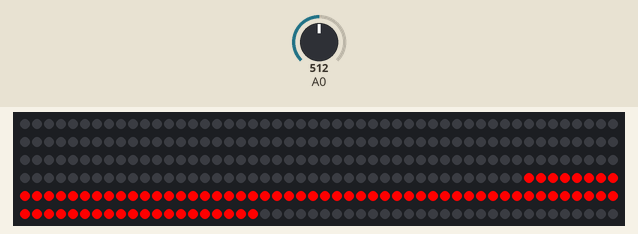
Simulated run of this sketch. Board: Arduino Uno, built with avr-gcc and run on an emulated ATmega328P. Parts: 300 RGB LEDs in strip order, left to right, continuing on the next row. The test bench sets the inputs (shaded band); at power-on: A0 = 512. Random numbers use the default seed unless the sketch sets one.

Above: at 0.75 s.
1.3 s: A0 set to 900
At 2.1 s:
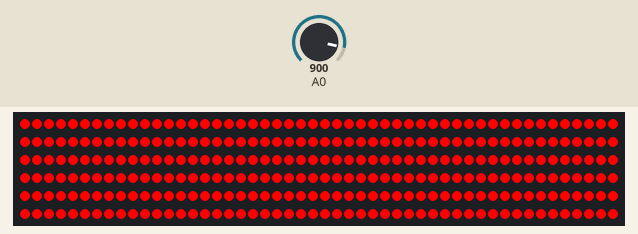
3.7 s: A0 set to 10
At 3.88 s:
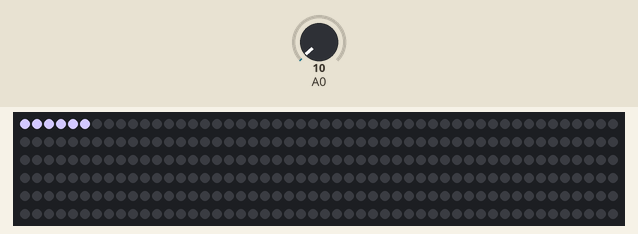
6.4 s: A0 set to 122
At 6.94 s:
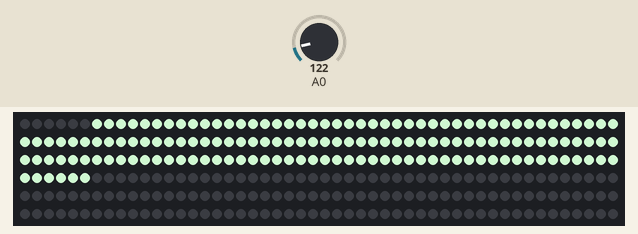
8.2 s: A0 set to 1023
At 9.0 s:
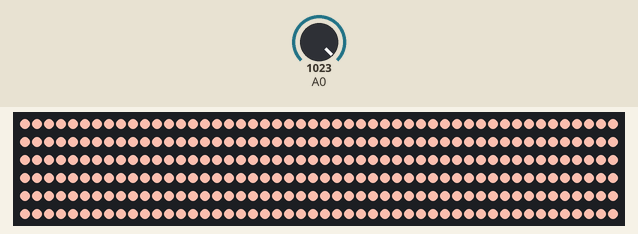
10.9 s: A0 set to 716
At 11.41 s:
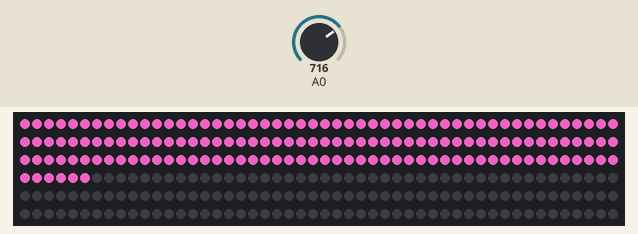
13.5 s: A0 set to 0
At 13.99 s:
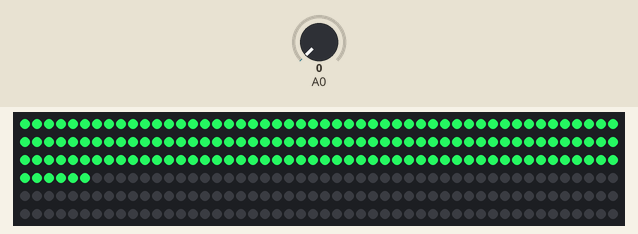
Timing chart, 0 to 16.5 s (numbered marks = the images above; inputs shaded):
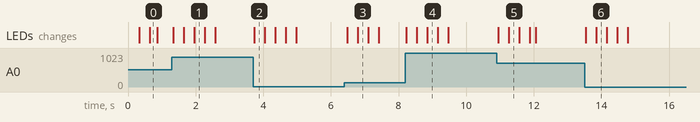

Measured:
- after the input at 1.3 s, the LEDs: first change at once (image 1 shows a later state)
- after the input at 3.7 s, the LEDs: change at once (image 2)
- after the input at 6.4 s, the LEDs: first change after 0.09 s (image 3 shows a later state)
- after the input at 8.2 s, the LEDs: first change at once (image 4 shows a later state)
- after the input at 10.9 s, the LEDs: first change after 0.05 s (image 5 shows a later state)
- after the input at 13.5 s, the LEDs: first change at once (image 6 shows a later state)

The sketch:

LED_BeatDetection.ino
```cpp
#include "FastLED.h"

#define NUM_LEDS 300        // How many leds in your strip?
#define UPDATE_LEDS 6
#define DATA_PIN 6          // led data transfer
#define SAMPLEPERIODUS 200
#define BRIGHTNESS 255

// defines for setting and clearing register bits
#ifndef cbi
#define cbi(sfr, bit) (_SFR_BYTE(sfr) &= ~_BV(bit))
#endif
#ifndef sbi
#define sbi(sfr, bit) (_SFR_BYTE(sfr) |= _BV(bit))
#endif

CRGB leds[NUM_LEDS];
int red, green, blue;
unsigned int count;

void setup() {
  randomSeed(analogRead(2));

  // Set ADC to 77khz, max for 10bit
  sbi(ADCSRA, ADPS2);
  cbi(ADCSRA, ADPS1);
  cbi(ADCSRA, ADPS0);

  // Set initial color and count to zero
  red = 255;
  green = 0;
  blue = 0;
  count = 0;

  // Initialize all LEDs to off
  FastLED.addLeds<WS2812B, DATA_PIN, GRB>(leds, NUM_LEDS);
  for (int i = 0; i < NUM_LEDS ; i++) {
    leds[i] = CRGB(0, 0, 0);
  }

  FastLED.setBrightness(BRIGHTNESS);
  FastLED.show();
}

// 20 - 200hz Single Pole Bandpass IIR Filter
float bassFilter(float sample) {
  static float xv[3] = {0, 0, 0}, yv[3] = {0, 0, 0};
  xv[0] = xv[1]; xv[1] = xv[2];
  xv[2] = (sample) / 3.f; // change here to values close to 2, to adapt for stronger or weeker sources of line level audio

  yv[0] = yv[1]; yv[1] = yv[2];
  yv[2] = (xv[2] - xv[0]) + (-0.7960060012f * yv[0]) + (1.7903124146f * yv[1]);
  return yv[2];
}

// 10hz Single Pole Lowpass IIR Filter
float envelopeFilter(float sample) { //10hz low pass
  static float xv[2] = {0, 0}, yv[2] = {0, 0};
  xv[0] = xv[1];
  xv[1] = sample / 50.f;
  yv[0] = yv[1];
  yv[1] = (xv[0] + xv[1]) + (0.9875119299f * yv[0]);
  return yv[1];
}

// 1.7 - 3.0hz Single Pole Bandpass IIR Filter
float beatFilter(float sample) {
  static float xv[3] = {0, 0, 0}, yv[3] = {0, 0, 0};
  xv[0] = xv[1]; xv[1] = xv[2];
  xv[2] = sample / 2.7f;
  yv[0] = yv[1]; yv[1] = yv[2];
  yv[2] = (xv[2] - xv[0]) + (-0.7169861741f * yv[0]) + (1.4453653501f * yv[1]);
  return yv[2];
}

// Shift all LEDs to the right by updateLEDS number each time
void shiftLEDS() {
  for (int i = NUM_LEDS - 1; i >= UPDATE_LEDS; i--) {
    leds[i] = leds[i - UPDATE_LEDS];
  }
}

void loop() {
  unsigned long time = micros(); // Used to track rate
  float sample, value, envelope, beat, thresh;

  if (count == 200) {
    red = random(255);
    green = random(255);
    blue = random(255);
    count = 0;
  }

  // Read ADC and center so +-512
  sample = (float)analogRead(0) - 503.f;

  // Filter only bass component
  value = bassFilter(sample);

  // Take signal amplitude and filter
  if(value < 0) {
    value = -value;
  }

  envelope = envelopeFilter(value);

  // Filter out repeating bass sounds 100 - 180bpm
  beat = beatFilter(envelope);

  // Adjustable threshold
  // Can play around with this number (recommended: 2 - 5)
  thresh = 2;

  //Shift LEDs
  shiftLEDS();

  // Check if beat was detected
  if (beat > thresh) {
    // Set the left most LEDS to new color
    for (int i = 0; i < UPDATE_LEDS; i++) {
      leds[i] = CRGB(red, green, blue);
    }
  }
  else {
    // Set the left most LEDS off
    for (int i = 0; i < UPDATE_LEDS; i++) {
      leds[i] = CRGB(0, 0, 0);
    }
  }

  FastLED.show();
  count++;

  // Consume excess clock cycles, to keep at 5000 hz
  for (unsigned long up = time + SAMPLEPERIODUS; time > 20 && time < up; time = micros());
}
```
